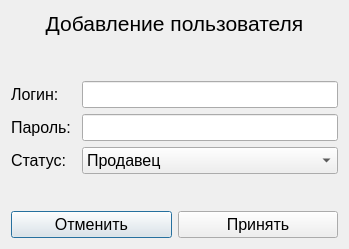
<?xml version="1.0" encoding="UTF-8"?>
<ui version="4.0">
 <class>AddUsers</class>
 <widget class="QDialog" name="AddUsers">
  <property name="geometry">
   <rect>
    <x>0</x>
    <y>0</y>
    <width>349</width>
    <height>249</height>
   </rect>
  </property>
  <property name="windowTitle">
   <string>Dialog</string>
  </property>
  <layout class="QGridLayout" name="gridLayout">
   <item row="0" column="0">
    <widget class="QLabel" name="label">
     <property name="font">
      <font>
       <pointsize>16</pointsize>
      </font>
     </property>
     <property name="text">
      <string>Добавление пользователя</string>
     </property>
     <property name="alignment">
      <set>Qt::AlignCenter</set>
     </property>
    </widget>
   </item>
   <item row="4" column="0">
    <layout class="QGridLayout" name="gridLayout_3">
     <item row="0" column="0">
      <widget class="QPushButton" name="cancel">
       <property name="font">
        <font>
         <pointsize>12</pointsize>
        </font>
       </property>
       <property name="cursor">
        <cursorShape>PointingHandCursor</cursorShape>
       </property>
       <property name="text">
        <string>Отменить</string>
       </property>
      </widget>
     </item>
     <item row="0" column="1">
      <widget class="QPushButton" name="accept">
       <property name="font">
        <font>
         <pointsize>12</pointsize>
        </font>
       </property>
       <property name="cursor">
        <cursorShape>PointingHandCursor</cursorShape>
       </property>
       <property name="text">
        <string>Принять</string>
       </property>
      </widget>
     </item>
    </layout>
   </item>
   <item row="2" column="0">
    <layout class="QGridLayout" name="gridLayout_2">
     <item row="0" column="0">
      <widget class="QLabel" name="login">
       <property name="font">
        <font>
         <pointsize>12</pointsize>
        </font>
       </property>
       <property name="text">
        <string>Логин:</string>
       </property>
      </widget>
     </item>
     <item row="0" column="1">
      <widget class="QLineEdit" name="L_login">
       <property name="font">
        <font>
         <pointsize>12</pointsize>
        </font>
       </property>
      </widget>
     </item>
     <item row="3" column="1">
      <widget class="QComboBox" name="L_status">
       <property name="font">
        <font>
         <pointsize>12</pointsize>
        </font>
       </property>
       <property name="cursor">
        <cursorShape>PointingHandCursor</cursorShape>
       </property>
       <item>
        <property name="text">
         <string>Продавец</string>
        </property>
       </item>
       <item>
        <property name="text">
         <string>Менеджер</string>
        </property>
       </item>
       <item>
        <property name="text">
         <string>Администратор</string>
        </property>
       </item>
      </widget>
     </item>
     <item row="3" column="0">
      <widget class="QLabel" name="status">
       <property name="font">
        <font>
         <pointsize>12</pointsize>
        </font>
       </property>
       <property name="text">
        <string>Статус: </string>
       </property>
      </widget>
     </item>
     <item row="2" column="0">
      <widget class="QLabel" name="password">
       <property name="font">
        <font>
         <pointsize>12</pointsize>
        </font>
       </property>
       <property name="text">
        <string>Пароль: </string>
       </property>
      </widget>
     </item>
     <item row="2" column="1">
      <widget class="QLineEdit" name="L_password">
       <property name="font">
        <font>
         <pointsize>12</pointsize>
        </font>
       </property>
       <property name="echoMode">
        <enum>QLineEdit::Password</enum>
       </property>
      </widget>
     </item>
    </layout>
   </item>
   <item row="3" column="0">
    <widget class="QLabel" name="Error">
     <property name="minimumSize">
      <size>
       <width>0</width>
       <height>25</height>
      </size>
     </property>
     <property name="maximumSize">
      <size>
       <width>16777215</width>
       <height>25</height>
      </size>
     </property>
     <property name="font">
      <font>
       <pointsize>10</pointsize>
      </font>
     </property>
     <property name="cursor">
      <cursorShape>ForbiddenCursor</cursorShape>
     </property>
     <property name="styleSheet">
      <string notr="true"/>
     </property>
     <property name="text">
      <string/>
     </property>
     <property name="alignment">
      <set>Qt::AlignCenter</set>
     </property>
    </widget>
   </item>
   <item row="1" column="0">
    <spacer name="verticalSpacer_2">
     <property name="orientation">
      <enum>Qt::Vertical</enum>
     </property>
     <property name="sizeHint" stdset="0">
      <size>
       <width>20</width>
       <height>40</height>
      </size>
     </property>
    </spacer>
   </item>
  </layout>
 </widget>
 <resources/>
 <connections>
  <connection>
   <sender>accept</sender>
   <signal>clicked()</signal>
   <receiver>AddUsers</receiver>
   <slot>accept()</slot>
   <hints>
    <hint type="sourcelabel">
     <x>282</x>
     <y>225</y>
    </hint>
    <hint type="destinationlabel">
     <x>164</x>
     <y>124</y>
    </hint>
   </hints>
  </connection>
  <connection>
   <sender>cancel</sender>
   <signal>clicked()</signal>
   <receiver>AddUsers</receiver>
   <slot>reject()</slot>
   <hints>
    <hint type="sourcelabel">
     <x>198</x>
     <y>225</y>
    </hint>
    <hint type="destinationlabel">
     <x>164</x>
     <y>124</y>
    </hint>
   </hints>
  </connection>
 </connections>
</ui>
